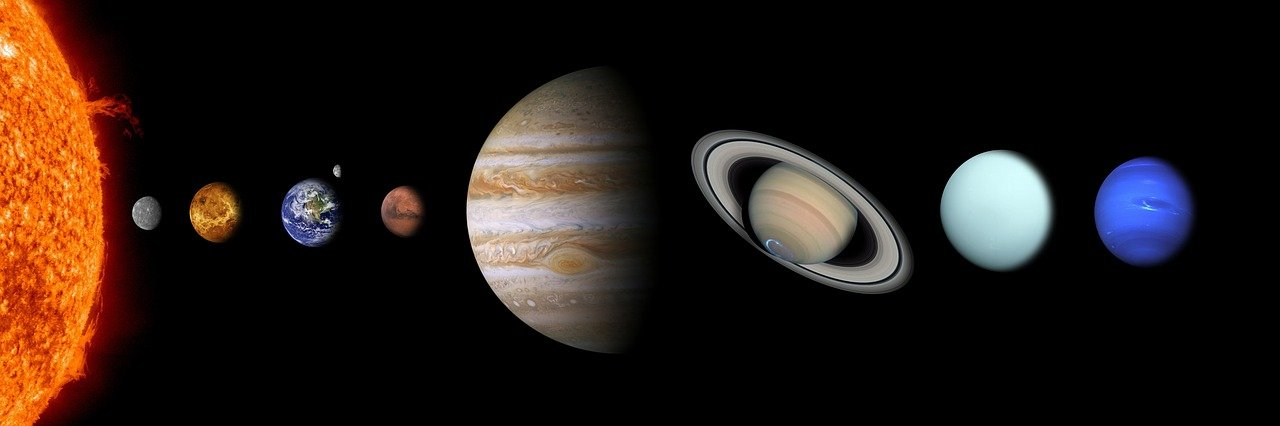
#> input picture solar-system.jpg, 1280 x 426 px, found by its file name
$ python solar_planets.py
#> lines starting #> are read from the running program, lines starting #| are printed output that depends on the picture; after the words box and inside, x2 and y2 are one past the last pixel; in counts of white or black regions, pixels touching at a corner belong together
import cv2

img = cv2.imread("C:/Users/Dell/Downloads/PRO-104-Project-Image-main/PRO-104-Project-Image-main/solar-system.jpg")
#> img is the input picture: shape (426, 1280, 3); mean B, G, R 20.5, 25.8, 36.5

cv2.putText(
    img,
    "The Solar System - Harjith :)",
    (70,40),
    cv2.FONT_HERSHEY_COMPLEX,
    1,
    (255,255,255)
)

cv2.putText(
    img,
    "Sun",
    (110,360),
    cv2.FONT_HERSHEY_COMPLEX,
    2,
    (0,102,255)
)
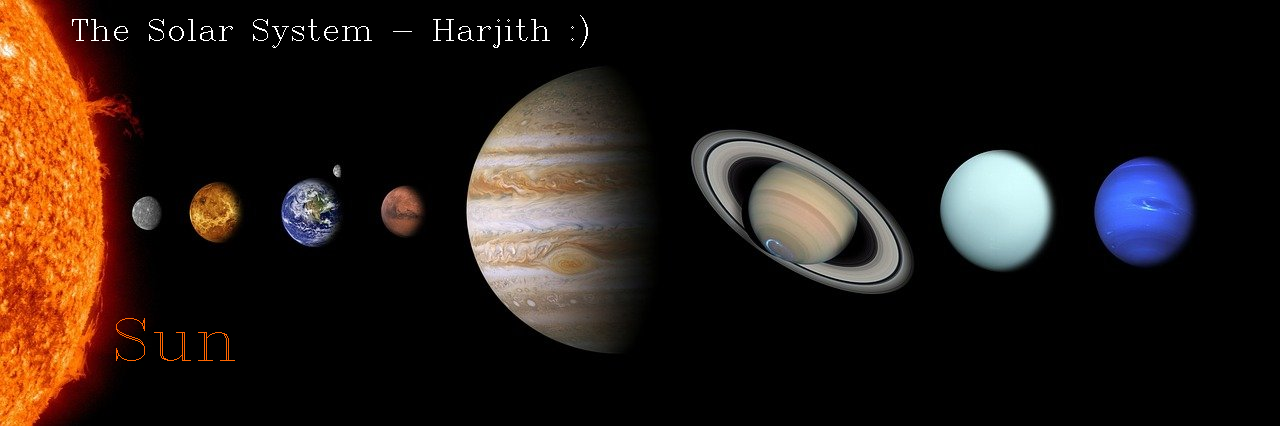
#> img: shape (426, 1280, 3); mean B, G, R 21.2, 26.6, 37.5

cv2.putText(
    img,
    "Mercury",
    (125,180),
    cv2.FONT_HERSHEY_COMPLEX,
    0.3,
    (255,255,255)
)
#> img: shape (426, 1280, 3); 0.02% of pixels changed, all inside (x1, y1, x2, y2) = (126, 174, 167, 183)

cv2.putText(
    img,
    "Venus",
    (200,270),
    cv2.FONT_HERSHEY_COMPLEX,
    0.4,
    (25,68,100)
)
#> img: shape (426, 1280, 3); mean B, G, R 21.3, 26.7, 37.6

cv2.putText(
    img,
    "Earth",
    (300,270),
    cv2.FONT_HERSHEY_COMPLEX,
    0.5,
    (255,0,0)
)

cv2.putText(
    img,
    "Moon",
    (320,160),
    cv2.FONT_HERSHEY_COMPLEX,
    0.3,
    (255,255,255)
)
#> img: shape (426, 1280, 3); mean B, G, R 21.4, 26.7, 37.6

cv2.putText(
    img,
    "Mars",
    (400,180),
    cv2.FONT_HERSHEY_COMPLEX,
    0.4,
    (0,29,54)
)
#> img: shape (426, 1280, 3); mean B, G, R 21.4, 26.7, 37.6

cv2.putText(
    img,
    "Jupiter",
    (500,300),
    cv2.FONT_HERSHEY_COMPLEX,
    1,
    (255,255,255)
)

cv2.putText(
    img,
    "Saturn",
    (650,180),
    cv2.FONT_HERSHEY_COMPLEX,
    0.8,
    (51,64,92)
)

cv2.putText(
    img,
    "Uranus",
    (950,300),
    cv2.FONT_HERSHEY_COMPLEX,
    0.6,
    (230,216,173)
)

cv2.putText(
    img,
    "Neptune",
    (1150,150),
    cv2.FONT_HERSHEY_COMPLEX,
    0.5,
    (255,0,0)
)
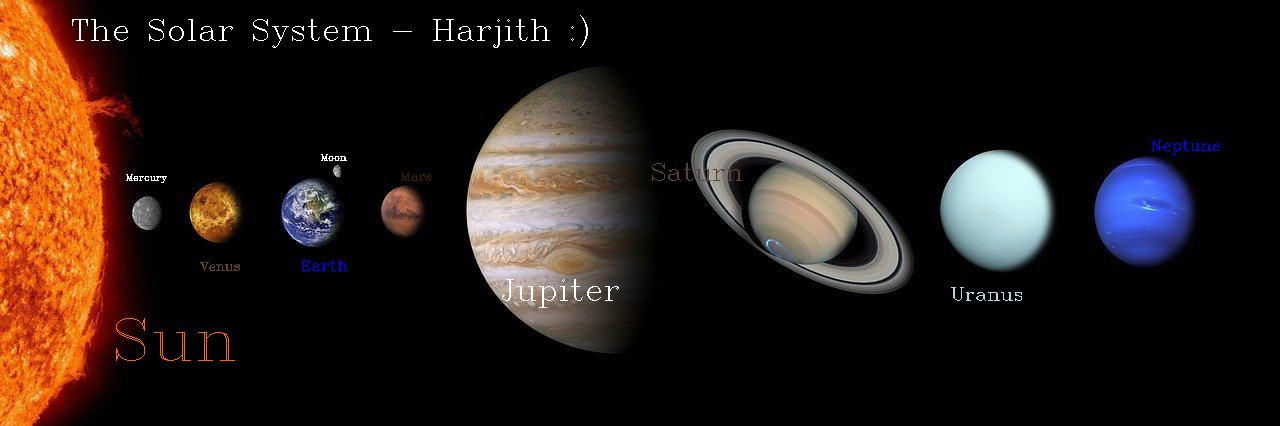
#> img: shape (426, 1280, 3); mean B, G, R 21.7, 26.9, 37.8

cv2.imshow("Display Image",img)

cv2.waitKey(10000)
